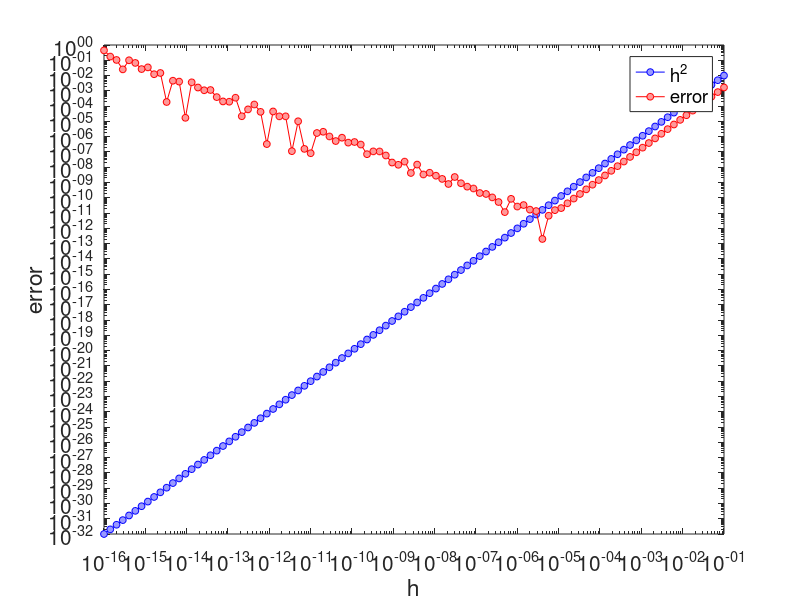

Write the MATLAB code that produced this figure.
h = logspace(-1, -16, 100);
f0 = 1;
fd = (exp(h)-exp(-h))./(2.*h);
error = abs(f0-fd);

loglog(h, h.*h, '-bo', 'MarkerSize', 5, 'MarkerFaceColor', [.6, .6, 1], 'MarkerEdgeColor', 'blue');
hold on;
loglog(h, error, '-ro', 'MarkerSize', 5, 'MarkerFaceColor', [1, .6, .6], 'MarkerEdgeColor', 'red');

set(gca, 'fontsize', 15);
legend('h^2', 'error');
xlabel('h');
ylabel('error');